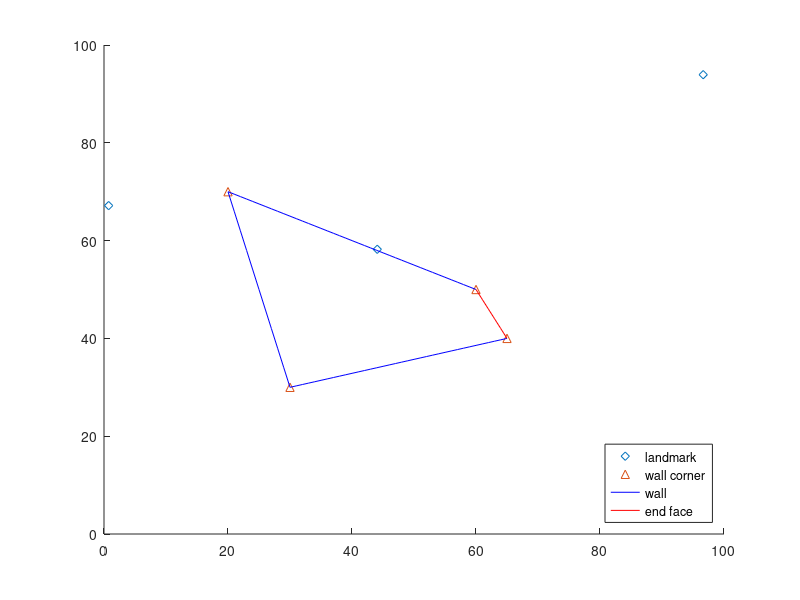

Write the MATLAB code that produced this figure.
function [MarkLocation, A_h, A_b, z_h, z_b, p_r] = GenerateEnv(plotFlag)
%% This file generate landmarks and convex cell including the end face
% plotFlag (default true) control plotting 
if (nargin < 1)
    plotFlag = true;
end
%% Generate landmarks
rng(1234)
N_L = 4; % number of landmarks
MarkLocation = rand(N_L, 2)*100;

%% Generate convex cell
WallLocation = [65,40; 30,30; 20,70; 60,50]; % four point for the wall corner
N_H = length(WallLocation);
P_mid = mean(WallLocation);
A_h = [];   % wall
A_b = [];
for i=1:N_H-1
    p1 = WallLocation(i,:);
    p2 = WallLocation(i+1, :);
    y2_y1 = p2(2) - p1(2);
    x2_x1 = p2(1) - p1(1);
    a = [y2_y1, -x2_x1];
    b = x2_x1*p1(2) - y2_y1*p1(1);
    s = sign(a*P_mid'+b);
    A_h = [A_h; a*s];
    A_b = [A_b; b*s];
end
%% The end face
p1 = WallLocation(1,:);
p2 = WallLocation(4, :);
y2_y1 = p2(2) - p1(2);
x2_x1 = p2(1) - p1(1);
a = [y2_y1, -x2_x1];
b = x2_x1*p1(2) - y2_y1*p1(1);
s = sign(a*P_mid'+b);
z_h = a*s;
z_b = b*s;
p_r = (p1+p2)/2;

%% plot the result
if plotFlag
    figure
    axis([0, 100, 0, 100])
    hold on
    landmark = plot(MarkLocation(:,1),MarkLocation(:,2), 'd');  % plot landmark
    corner = plot(WallLocation(:,1),WallLocation(:,2), '^');  % plot wall corner
    for i=1:N_H-1   
        p1 = WallLocation(i,:);
        p2 = WallLocation(i+1, :);
        x = min(p1(1), p2(1)):max(p1(1), p2(1));
        y = -1/A_h(i,2)*(A_h(i,1)*x+A_b(i));
        wall = plot(x, y, 'b');     % plot convex wall
    end

    p1 = WallLocation(1,:);
    p2 = WallLocation(4, :);
    x = min(p1(1), p2(1)):max(p1(1), p2(1));
    y = -1/z_h(2)*(z_h(1)*x+z_b);
    endface = plot(x, y, 'r');     % plot end face
    legend([landmark, corner, wall, endface],'landmark','wall corner','wall','end face', 'Location', 'SouthEast', 'AutoUpdate','off') 
end
end
